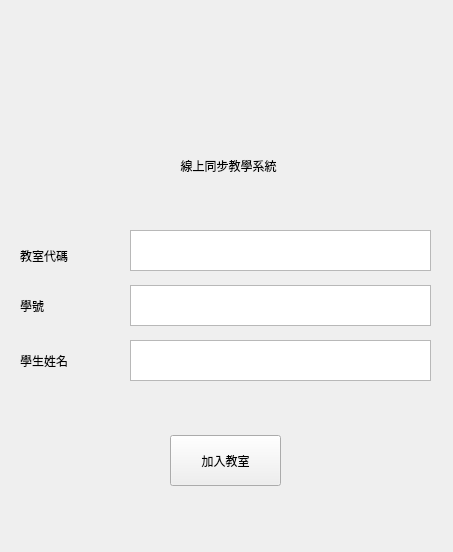
<?xml version="1.0" encoding="UTF-8"?>
<ui version="4.0">
 <class>Form</class>
 <widget class="QWidget" name="Form">
  <property name="geometry">
   <rect>
    <x>0</x>
    <y>0</y>
    <width>453</width>
    <height>552</height>
   </rect>
  </property>
  <property name="windowTitle">
   <string>Form</string>
  </property>
  <widget class="QPlainTextEdit" name="room_number_input">
   <property name="geometry">
    <rect>
     <x>130</x>
     <y>230</y>
     <width>301</width>
     <height>41</height>
    </rect>
   </property>
   <property name="styleSheet">
    <string notr="true"/>
   </property>
   <property name="cursorWidth">
    <number>5</number>
   </property>
  </widget>
  <widget class="QLabel" name="student_id_label">
   <property name="geometry">
    <rect>
     <x>20</x>
     <y>290</y>
     <width>101</width>
     <height>31</height>
    </rect>
   </property>
   <property name="text">
    <string>學號</string>
   </property>
  </widget>
  <widget class="QPushButton" name="join_room_button">
   <property name="geometry">
    <rect>
     <x>170</x>
     <y>435</y>
     <width>111</width>
     <height>51</height>
    </rect>
   </property>
   <property name="cursor">
    <cursorShape>PointingHandCursor</cursorShape>
   </property>
   <property name="text">
    <string>加入教室</string>
   </property>
  </widget>
  <widget class="QPlainTextEdit" name="student_id_input">
   <property name="geometry">
    <rect>
     <x>130</x>
     <y>285</y>
     <width>301</width>
     <height>41</height>
    </rect>
   </property>
   <property name="cursorWidth">
    <number>5</number>
   </property>
  </widget>
  <widget class="QLabel" name="room_number_label">
   <property name="geometry">
    <rect>
     <x>20</x>
     <y>240</y>
     <width>101</width>
     <height>31</height>
    </rect>
   </property>
   <property name="text">
    <string>教室代碼</string>
   </property>
  </widget>
  <widget class="QLabel" name="student_name_label">
   <property name="geometry">
    <rect>
     <x>20</x>
     <y>345</y>
     <width>101</width>
     <height>31</height>
    </rect>
   </property>
   <property name="text">
    <string>學生姓名</string>
   </property>
  </widget>
  <widget class="QPlainTextEdit" name="student_name_input">
   <property name="geometry">
    <rect>
     <x>130</x>
     <y>340</y>
     <width>301</width>
     <height>41</height>
    </rect>
   </property>
   <property name="cursorWidth">
    <number>5</number>
   </property>
  </widget>
  <widget class="QLabel" name="label_title">
   <property name="geometry">
    <rect>
     <x>133</x>
     <y>150</y>
     <width>191</width>
     <height>31</height>
    </rect>
   </property>
   <property name="text">
    <string>線上同步教學系統</string>
   </property>
   <property name="alignment">
    <set>Qt::AlignCenter</set>
   </property>
  </widget>
  <widget class="QLabel" name="label_img">
   <property name="geometry">
    <rect>
     <x>152</x>
     <y>10</y>
     <width>151</width>
     <height>131</height>
    </rect>
   </property>
   <property name="text">
    <string/>
   </property>
   <property name="pixmap">
    <pixmap>../img/video-conference-128.png</pixmap>
   </property>
   <property name="alignment">
    <set>Qt::AlignCenter</set>
   </property>
  </widget>
 </widget>
 <resources/>
 <connections/>
</ui>
